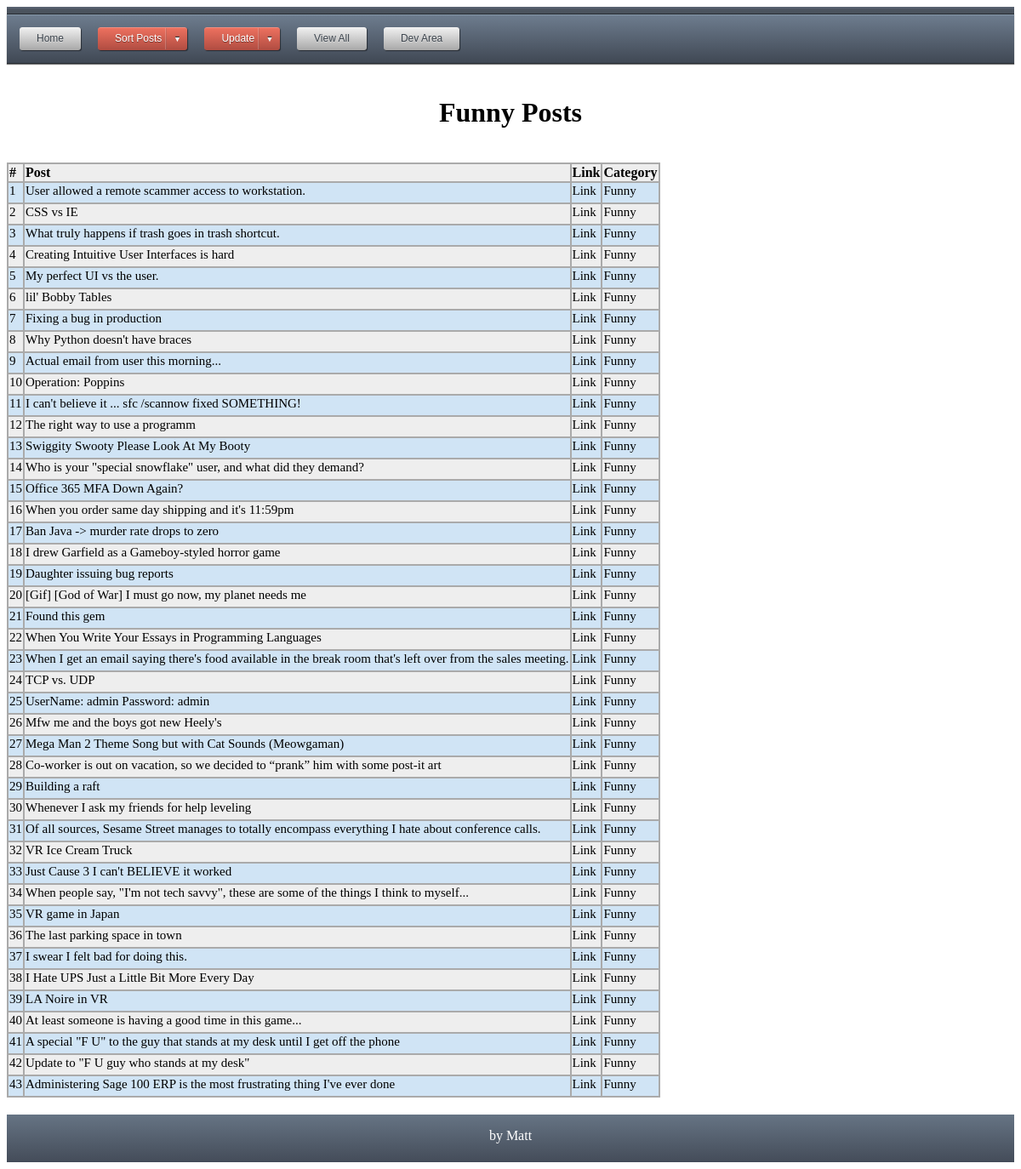
The app's page /sortbyfunny with its own data.
### tables this page shows
CREATE TABLE posts (id text primary key unique, title text, link text, category text);

### app.py (the view)
@app.route('/sortbyfunny', methods=['GET', 'POST'])
def sortbyfunny():
	db = get_db()
	cur = db.execute('SELECT id, title, link, category FROM posts WHERE category = "Funny"')
	results = cur.fetchall()
	return render_template("sortbyfunny.html", results=results)

### app.py (called while the page is built)
def connect_db():
	sql = sqlite3.connect('C:\\Users\\MGLafayette\\Desktop\\Projects\\Flask\\data.db')
	sql.row_factory = sqlite3.Row
	return sql

def get_db():
	if not hasattr(g, 'sqlite3'):
		g.sqlite_db = connect_db()
	return g.sqlite_db

### templates/sortbyfunny.html (shortened to what this page needs)
<!DOCTYPE html>
<html>
<head>
	<link rel="stylesheet" type="text/css" href="{{ url_for('static', filename='CSS/style.css') }}">
</head>
{% extends "navtest.html" %}
	{% block content %}
<h1>Funny Posts</h1>
<table class="blueTable">
	<tr>
		<th>#</th>
		<th>Post</th>
		<th>Link</th>
		<th>Category</th>
	</tr>
		{% for post in results %}
	<tr>
		<td>{{loop.index}}</td>
		<td>{{post['title']}}</td>
		<td><a href="{{post['link']}}" target='_blank'>Link</a></td>
		<td>{{post['category']}}</td>
	</tr>
		{% endfor %}
</table>
	{% endblock %}

### templates/navtest.html (shortened to what this page needs)
<html>
<head>
<link rel="stylesheet" type="text/css" href="{{ url_for('static', filename='CSS/style.css') }}">
</head>
<div id='cssmenu'>
<ul>
   <li> <a href="http://127.0.0.1:5000/"><span>Home</span></a></li>
   <li class='active has-sub'><a href='#'><span>Sort Posts</span></a>
   </li>
   <li class='active has-sub'><a href='#'><span>Update</span></a>
    </li>
   <li><a href='{{url_for("viewresults")}}'><span>View All</span></a></li>
   <li> <a href="{{url_for('devArea')}}"><span>Dev Area</span></a></li>
</ul>
</div>
<body>
<div id="page-container">
<div id="content-wrap">
{% block content %}
{% endblock %}
</div>
<br>
<br>
<div id="footer">
<p>by Matt</p>
</div>
</div>
</body>
</html>

### records on screen
posts: title "User allowed a remote scammer access to workstation.", category "Funny"
posts: title "CSS vs IE", category "Funny"
posts: title "What truly happens if trash goes in trash shortcut.", category "Funny"
posts: title "Creating Intuitive User Interfaces is hard", category "Funny"
posts: title "My perfect UI vs the user.", category "Funny"
posts: title "lil' Bobby Tables", category "Funny"
posts: title "Fixing a bug in production", category "Funny"
posts: title "Why Python doesn't have braces", category "Funny"
posts: title "Actual email from user this morning...", category "Funny"
posts: title "Operation: Poppins", category "Funny"
posts: title "I can't believe it ... sfc /scannow fixed SOMETHING!", category "Funny"
posts: title "The right way to use a programm", category "Funny"
posts: title "Swiggity Swooty Please Look At My Booty", category "Funny"
posts: title "Who is your \"special snowflake\" user, and what did they demand?", category "Funny"
posts: title "Office 365 MFA Down Again?", category "Funny"
posts: title "When you order same day shipping and it's 11:59pm", category "Funny"
posts: title "Ban Java -> murder rate drops to zero", category "Funny"
posts: title "I drew Garfield as a Gameboy-styled horror game", category "Funny"
posts: title "Daughter issuing bug reports", category "Funny"
posts: title "[Gif] [God of War] I must go now, my planet needs me", category "Funny"
posts: title "Found this gem", category "Funny"
posts: title "When You Write Your Essays in Programming Languages", category "Funny"
posts: title "When I get an email saying there's food available in the break room that's left over from the sales meeting.", category "Funny"
posts: title "TCP vs. UDP", category "Funny"
posts: title "UserName: admin Password: admin", category "Funny"
posts: title "Mfw me and the boys got new Heely's", category "Funny"
posts: title "Mega Man 2 Theme Song but with Cat Sounds (Meowgaman)", category "Funny"
posts: title "Co-worker is out on vacation, so we decided to “prank” him with some post-it art", category "Funny"
posts: title "Building a raft", category "Funny"
posts: title "Whenever I ask my friends for help leveling", category "Funny"
posts: title "Of all sources, Sesame Street manages to totally encompass everything I hate about conference calls.", category "Funny"
posts: title "VR Ice Cream Truck", category "Funny"
posts: title "Just Cause 3 I can't BELIEVE it worked", category "Funny"
posts: title "When people say, \"I'm not tech savvy\", these are some of the things I think to myself...", category "Funny"
posts: title "VR game in Japan", category "Funny"
posts: title "The last parking space in town", category "Funny"
posts: title "I swear I felt bad for doing this.", category "Funny"
posts: title "I Hate UPS Just a Little Bit More Every Day", category "Funny"
posts: title "LA Noire in VR", category "Funny"
posts: title "At least someone is having a good time in this game...", category "Funny"
posts: title "A special \"F U\" to the guy that stands at my desk until I get off the phone", category "Funny"
posts: title "Update to \"F U guy who stands at my desk\"", category "Funny"
posts: title "Administering Sage 100 ERP is the most frustrating thing I've ever done", category "Funny"
